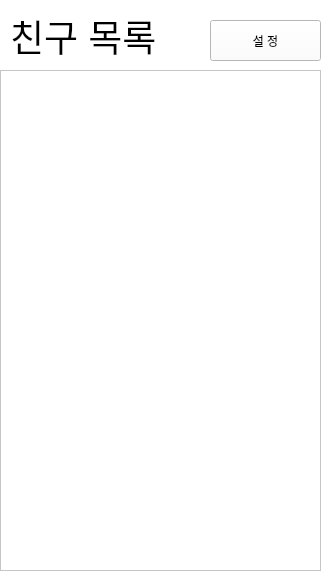
<?xml version="1.0" encoding="UTF-8"?>
<ui version="4.0">
 <class>friend_list_window</class>
 <widget class="QMainWindow" name="friend_list_window">
  <property name="geometry">
   <rect>
    <x>0</x>
    <y>0</y>
    <width>325</width>
    <height>574</height>
   </rect>
  </property>
  <property name="windowTitle">
   <string>MainWindow</string>
  </property>
  <property name="styleSheet">
   <string notr="true">background-color: rgb(255, 255, 255);</string>
  </property>
  <widget class="QWidget" name="centralwidget">
   <widget class="QScrollArea" name="Scroll_Area">
    <property name="geometry">
     <rect>
      <x>0</x>
      <y>70</y>
      <width>321</width>
      <height>501</height>
     </rect>
    </property>
    <property name="toolTip">
     <string>&lt;html&gt;&lt;head/&gt;&lt;body&gt;&lt;p&gt;장비의 홀 직경 을 설정 합니다. &lt;/p&gt;&lt;p&gt;홀 직경은 mm 단위로 입력 하여야 합니다.&lt;/p&gt;&lt;p&gt;입력 예: 460&lt;/p&gt;&lt;p&gt;입력이 없을 경우 기본값(예시의 직경)으로 지정됩니다.&lt;/p&gt;&lt;/body&gt;&lt;/html&gt;</string>
    </property>
    <property name="widgetResizable">
     <bool>true</bool>
    </property>
    <widget class="QWidget" name="scrollAreaWidgetContents">
     <property name="geometry">
      <rect>
       <x>0</x>
       <y>0</y>
       <width>319</width>
       <height>499</height>
      </rect>
     </property>
    </widget>
   </widget>
   <widget class="QLabel" name="label">
    <property name="geometry">
     <rect>
      <x>10</x>
      <y>10</y>
      <width>181</width>
      <height>51</height>
     </rect>
    </property>
    <property name="font">
     <font>
      <pointsize>28</pointsize>
     </font>
    </property>
    <property name="styleSheet">
     <string notr="true">background: transparent;</string>
    </property>
    <property name="text">
     <string>친구 목록</string>
    </property>
   </widget>
   <widget class="QPushButton" name="setupBtn">
    <property name="geometry">
     <rect>
      <x>210</x>
      <y>20</y>
      <width>111</width>
      <height>41</height>
     </rect>
    </property>
    <property name="text">
     <string>설 정</string>
    </property>
   </widget>
  </widget>
 </widget>
 <resources/>
 <connections/>
</ui>
